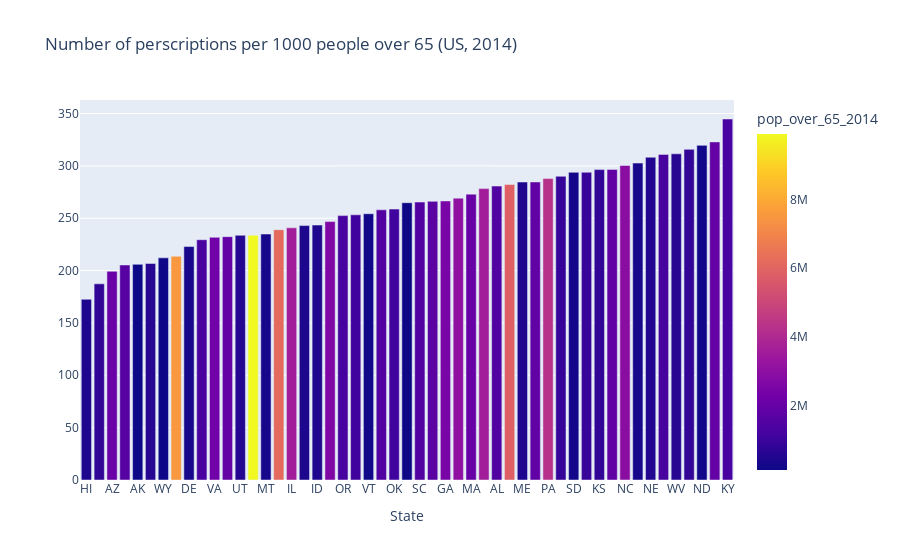

Notebook code cell kept with this figure:
### Code cell
percent_over_65 = (state_med_pop_data['pop_over_65_2014'] / state_med_pop_data['est_pop_2014']) * 100
fig = px.bar(state_med_pop_data.sort_values('num_med_per_1k_over_65'), x='state', y='num_med_per_1k_over_65', 
                     labels={'state': 'State', 
#                                      'most_common_med_perscribed': 'Most common medication perscribed',
#                                      'total_num_med_perscribed':'Total number of perscriptions',
                                     'num_med_per_1k_over_65': ''
                                        }, 
                     title='Number of perscriptions per 1000 people over 65 (US, 2014)',
                     color = 'pop_over_65_2014'
                     )
fig.show()

### Figure 1 — Plotly figure (JSON) as saved in the notebook; plotly's stock layout.template omitted (floating-point values rounded to 4 significant figures)
{"data": [{"alignmentgroup": "True", "hovertemplate": "State=%{x}<br>=%{y}<br>pop_over_65_2014=%{marker.color}<extra></extra>", "legendgroup": "", "marker": {"color": [459462, 800082, 2119908, 1643450, 139788, 634530, 163912, 7541094, 307898, 1351320, 2295844, 1971316, 588272, 9901612, 339170, 6159630, 3598466, 424514, 462876, 2634936, 1255770, 1126020, 211278, 1555052, 1122272, 154688, 1521742, 1740752, 2496226, 3062432, 2041242, 3599996, 1483632, 5847456, 486384, 1883658, 4269486, 931030, 256652, 979276, 829208, 1865118, 2917798, 333120, 541634, 1268788, 658602, 852344, 209268, 1965944, 1309084], "coloraxis": "coloraxis", "pattern": {"shape": ""}}, "name": "", "offsetgroup": "", "orientation": "v", "showlegend": false, "textposition": "auto", "type": "bar", "x": ["HI", "NV", "AZ", "MD", "AK", "NM", "WY", "FL", "DE", "CO", "VA", "WA", "UT", "CA", "MT", "TX", "IL", "NH", "ID", "NJ", "OR", "CT", "VT", "MN", "OK", "DC", "SC", "WI", "GA", "MI", "MA", "OH", "AL", "NY", "ME", "IN", "PA", "AR", "SD", "IA", "KS", "MO", "NC", "RI", "NE", "LA", "WV", "MS", "ND", "TN", "KY"], "xaxis": "x", "y": [172.6, 187.3, 199.3, 205.4, 206.0, 206.8, 212.2, 213.7, 222.9, 229.5, 231.7, 232.4, 233.7, 233.8, 234.9, 239.0, 240.8, 243.0, 243.5, 246.8, 252.5, 253.2, 254.3, 258.0, 258.7, 264.8, 265.4, 266.1, 266.5, 269.2, 273.0, 278.3, 280.7, 282.2, 284.6, 284.7, 287.9, 290.0, 293.8, 293.9, 296.4, 296.6, 300.3, 302.7, 308.2, 311.0, 311.5, 315.8, 319.6, 322.9, 344.8], "yaxis": "y"}], "layout": {"barmode": "relative", "coloraxis": {"colorbar": {"title": {"text": "pop_over_65_2014"}}, "colorscale": [[0, "#0d0887"], [0.1111, "#46039f"], [0.2222, "#7201a8"], [0.3333, "#9c179e"], [0.4444, "#bd3786"], [0.5556, "#d8576b"], [0.6667, "#ed7953"], [0.7778, "#fb9f3a"], [0.8889, "#fdca26"], [1, "#f0f921"]]}, "legend": {"tracegroupgap": 0}, "title": {"text": "Number of perscriptions per 1000 people over 65 (US, 2014)"}, "xaxis": {"anchor": "y", "domain": [0, 1], "title": {"text": "State"}}, "yaxis": {"anchor": "x", "domain": [0, 1], "title": {"text": ""}}}}
